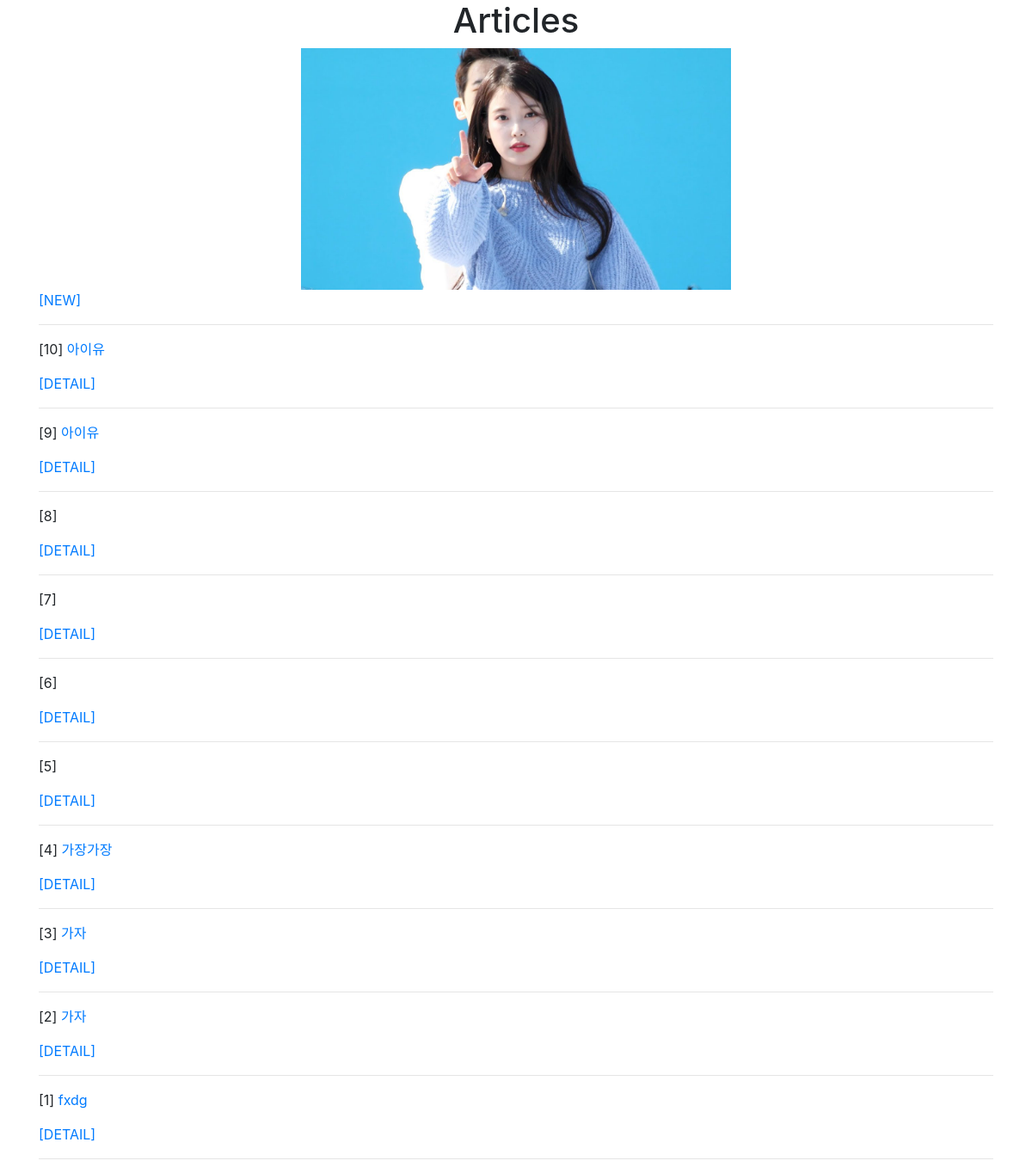
The app's page /articles/ with its own data.
### articles/models.py (models this page shows, shortened)
class Article(models.Model):
    title = models.CharField(max_length=40)
    content = models.TextField()
    image = ProcessedImageField(
        processors=[Thumbnail(200, 300)], # 처리할 작업
        format="JPEG",                  # 이미지 포멧
        options={'quality' : 90},       # 각종 추가 옵션
        upload_to='articles/images',     # 저장 위치
    )
    created_at = models.DateTimeField(auto_now_add=True)
    updated_at = models.DateTimeField(auto_now=True)

### articles/views.py (the view)
# urls.py: path('', views.index, name='index'),  # READ Logic - Index
def index(request):
    articles = Article.objects.all()[::-1]
    context = {'articles' : articles}
    return render(request, 'articles/index.html', context)

### config/templates/articles/index.html
{% extends 'base.html' %}
{% load static %}
{% block body %}
<h1 class="text-center">Articles</h1>
<div class="text-center">
  <img src="{% static 'images/iu.jpg' %}" alt="iu" style="max-width: 500px;">
</div>
<a href="{% url 'articles:create' %}">[NEW]</a>
<hr>
{% for article in articles %}
   <p>
    [{{ article.pk }}] <a href="{% url 'articles:detail' article.pk %}">{{ article.title }}</a>
  </p>
  <a href="{% url 'articles:detail' article.pk %}">[DETAIL]</a>
<hr>
{% endfor %}
{% endblock  %}

### records on screen
Article: pk "10", title "아이유"
Article: pk "9", title "아이유"
Article: pk "8"
Article: pk "7"
Article: pk "6"
Article: pk "5"
Article: pk "4", title "가장가장"
Article: pk "3", title "가자"
Article: pk "2", title "가자"
Article: pk "1", title "fxdg"
